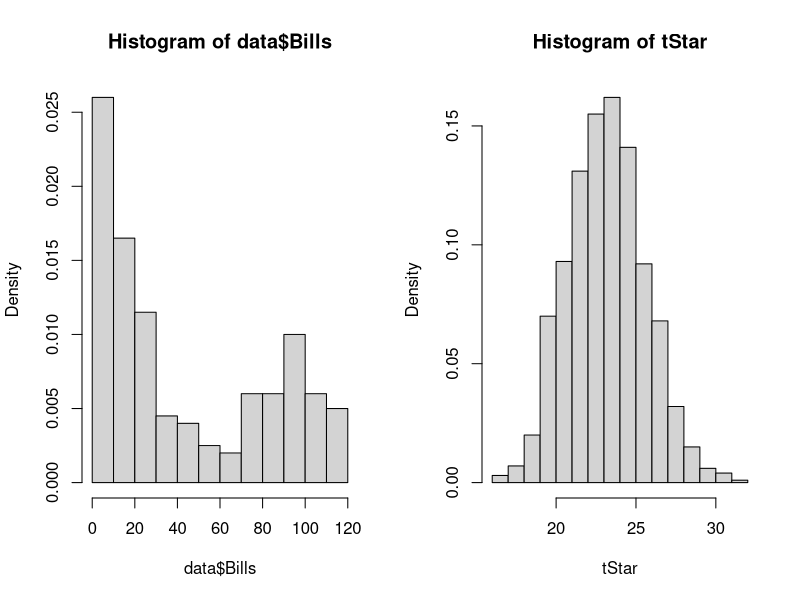
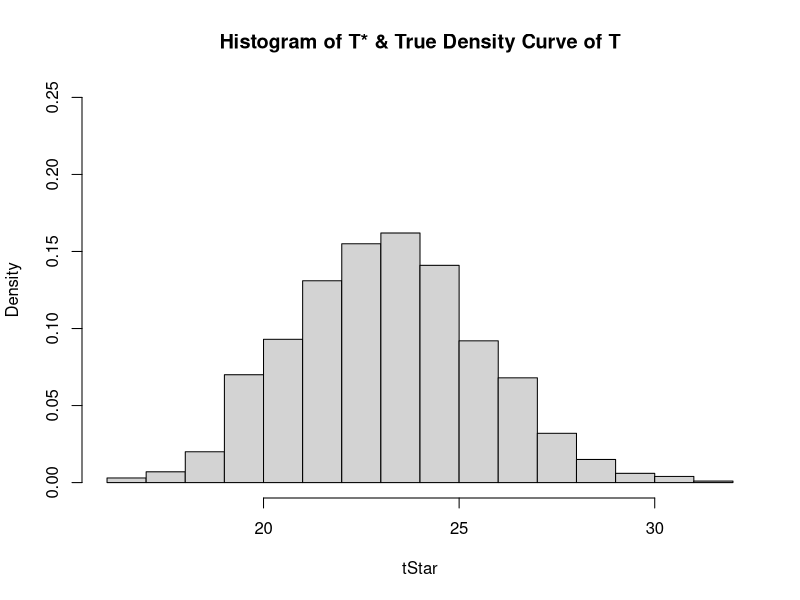

Reproduce these figures in R, in order.
data = read.table("./data/telephone.txt", header = TRUE)

par(mfrow=c(1,2)) # Two graphs side by side

B = 1000 # Iterations times

# Bounds for rate of exponential distribution
rateLower = 0.01
rateUpper = 0.1
rateIncrease = 0.01

n = length(data$Bills)

# Setup for loop
tStar = numeric(B)
t = median(data$Bills)

hist(data$Bills, probability = TRUE)

# Try for all rates
for(rate in seq(from=rateLower, to=rateUpper, by=rateIncrease)) {
  for(iter in seq(from=0, to=B, by=1)) {
    # Get surrogate X*s from exponential distribution
    # with same size as the original data set
    sample = rexp(n, rate)
    
    # Store T* values for future comparison
    tStar[iter] = median(sample)
  }
  
  # Calculate p-value according to the slides of week-2
  pl = sum(tStar<t) / B
  pr = sum(tStar>t) / B
  p = 2*min(pl, pr)
  
  if (p > 0.05) {
    hist(tStar, probability = TRUE)
    print(sprintf("Rate: %.2f P-Value: %.2f", rate, p))
    print("H0 is not rejected.")
    break
  }
}

# Try to plot it with same graph style in week-2/30th slide
# TODO: Figure out how to plot properly
par(mfrow=c(1,1))
hist(tStar, probability=TRUE, ylim=c(0, 0.25), main="Histogram of T* & True Density Curve of T")

